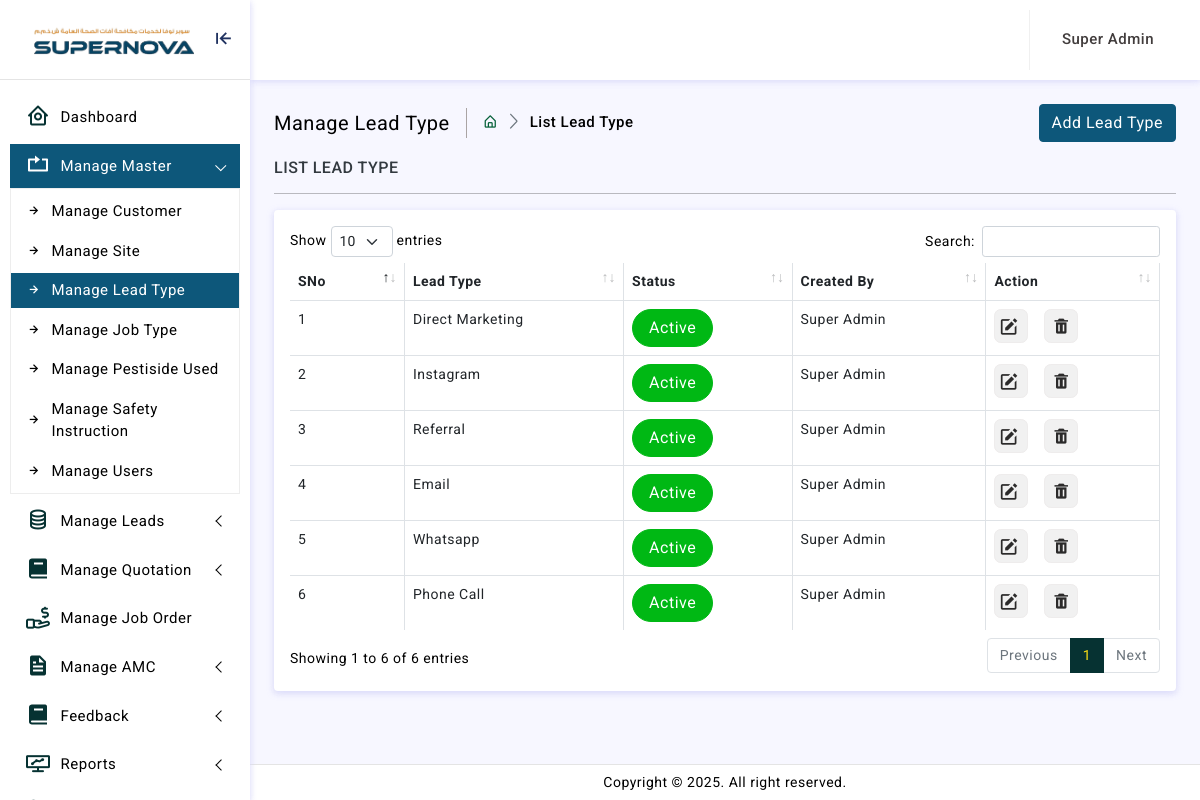
Screenshot of /adminln/manage-lead-type.php (signed in) with the database file from the repository.
### tables this page shows
CREATE TABLE `lead_type` (
  `id` int(11) NOT NULL,
  `lead_type` varchar(255) NOT NULL,
  `status` varchar(20) NOT NULL,
  `created_by` int(11) NOT NULL,
  `created_datetime` datetime NOT NULL,
  `modified_by` int(11) NOT NULL,
  `modified_datetime` datetime NOT NULL
);

CREATE TABLE `user` (
  `Id` int(11) NOT NULL,
  `user_type` tinyint(4) NOT NULL,
  `UserName` varchar(255) NOT NULL,
  `name` varchar(255) NOT NULL,
  `status` tinyint(4) NOT NULL,
  `Password` varchar(1000) NOT NULL,
  `master_admin` varchar(55) NOT NULL,
  `AddedDate` datetime NOT NULL,
  `UpdatedDate` datetime NOT NULL
);

### adminln/manage-lead-type.php (the view, shortened to what this page needs)
<?php
function main() {
include 'dilg/cnt/join.php';
   ?>
<div class="page-breadcrumb d-sm-flex align-items-center mb-3">
<div class="breadcrumb-title pe-3">Manage Lead Type</div>
<div class="ps-3">
<nav aria-label="breadcrumb">
<ol class="breadcrumb mb-0 p-0">
<li class="breadcrumb-item"><a href="home.php"><i class="bx bx-home-alt color-af251c"></i></a>
</li>
<li class="breadcrumb-item active" aria-current="page">List Lead Type</li>
</ol>
</nav>
</div>
<div class="ms-auto">
<div class="col">
<button type="button" class="btn btn-primary" data-bs-toggle="modal" data-bs-target="#exampleExtraLargeModal" onClick="getedit(0)">Add Lead Type</button>
</div>
</div>
</div>
<h6 class="mb-0 text-uppercase">List Lead Type</h6>
<hr/>
<?  $select_lead_type=mysqli_query($conn,"select * from lead_type order by id desc ");
if(mysqli_num_rows($select_lead_type)>>0){
?>
<div class="card">
<div class="card-body">
<div class="table-responsive">
<table id="example" class="table table-striped table-bordered" style="width:100%">
<thead>
<tr>
<th>SNo</th>
<th>Lead Type </th>
<th>Status</th>
<th>Created By</th>
<th>Action</th>
</tr>
</thead>
<tbody>
<?
$SNo = 0;
while($row_lead_type=mysqli_fetch_array($select_lead_type))
{
$SNo = $SNo + 1;
$id=$row_lead_type['id'];
$lead_type=$row_lead_type['lead_type'];
$status=$row_lead_type['status'];
$created_by=$row_lead_type['created_by'];
$select_name=mysqli_query($conn,"select * from user where Id='$created_by'");
$row_name=mysqli_fetch_array($select_name);
$created_name =stripslashes($row_name['name']);
?>
<tr>
<td><?=$SNo; ?></td>
<td><?=$lead_type; ?></td>
<td><div id="spSt<?=$id?>"></div>
            <script>drwStatus('<?=$id?>', '<?=$status?>')</script></td>
<td><?=$created_name; ?></td>
<td>
<div class="d-flex order-actions">
<a href="#" class="btn btn-add btn-sm" tooltip="Edit" data-bs-toggle="modal" data-bs-target="#exampleExtraLargeModal" onClick="getedit(<?=$id; ?>)"><i class="bx bxs-edit"></i></a>
<a href="#" class="ms-3" data-toggle="modal" tooltip="Delete" data-target="#customer2" onClick="if(confirm('Are you sure want to delete this?')) { window.location.href='manage-lead-type.php?act=delete&id=<?=$id ?> ' }"><i class="bx bxs-trash"></i></a>
</div>
</td>
</tr>
<? } ?>
</tbody>
</table>
</div>
</div>
</div>
<? } else { echo "No Records Found";  } ?>
<?php
}
include 'template.php';
?>

### adminln/assets/css/app.css (style rules this page uses)
body { font-size: 14px; color: #000; letter-spacing: .5px; background: #f7f7ff; overflow-x: hidden; font-family: Roboto, sans-serif }
a { text-decoration: none }
.breadcrumb-title { font-size: 20px; border-right: 1.5px solid #aaa4a4 }
.page-breadcrumb .breadcrumb li.breadcrumb-item { font-size: 15px; font-weight: 500; }
.page-breadcrumb .breadcrumb-item+.breadcrumb-item::before { display: inline-block; padding-right: .5rem; color: #6c757d; font-family: LineIcons; content: "\ea5c" }
.order-actions a { font-size: 18px; width: 34px; height: 34px; display: flex; align-items: center; justify-content: center; background: #f1f1f1; border: 1px solid #eeecec; text-align: center; border-radius: 20%; color: #2b2a2a }
.btn i { vertical-align: middle; font-size: 1.3rem; margin-top: -1em; margin-bottom: -1em; margin-right: 5px }
.table-striped>tbody>tr:nth-of-type(odd) { --bs-table-accent-bg: unset; }
.table-bordered>:not(caption)>*>* { border-width: 1px 1px; }
.table-bordered th { border-width: 0px 1px; }
.breadcrumb-item.active { color: #000 !important; }

### adminln/assets/css/tooltip.css (style rules this page uses)
[tooltip] { position: relative; }
[tooltip]::before, [tooltip]::after { text-transform: none; font-size: 12px; line-height: 1; user-select: none; pointer-events: none; position: absolute; display: none; opacity: 0; }
[tooltip]::before { content: ''; border: 5px solid transparent; z-index: 1001; }
[tooltip]::after { content: attr(tooltip); font-family: Helvetica, sans-serif; text-align: center; min-width: 3em; max-width: 21em; white-space: nowrap; overflow: hidden; text-overflow: ellipsis; padding: 1ch 1.5ch; border-radius: .3ch; box-shadow: 0 1em 2em -.5em rgba(0, 0, 0, 0.35); background: #333; color: #fff; z-index: 1000; }
[tooltip]:not([flow])::before, [tooltip][flow^="up"]::before { bottom: 100%; border-bottom-width: 0; border-top-color: #333; }
[tooltip]:not([flow])::after, [tooltip][flow^="up"]::after { bottom: calc(100% + 5px); }
[tooltip]:not([flow])::before, [tooltip]:not([flow])::after, [tooltip][flow^="up"]::before, [tooltip][flow^="up"]::after { left: 50%; transform: translate(-50%, -.5em); }

### rows the page displays
lead_type: lead_type "Direct Marketing", user.name "Super Admin"
lead_type: lead_type "Instagram", user.name "Super Admin"
lead_type: lead_type "Referral", user.name "Super Admin"
lead_type: lead_type "Email", user.name "Super Admin"
lead_type: lead_type "Whatsapp", user.name "Super Admin"
lead_type: lead_type "Phone Call", user.name "Super Admin"

### other values shown
$usertype_name "Super Admin"
